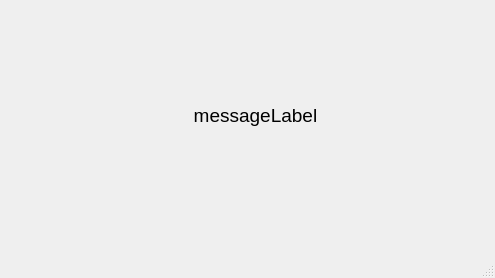
<?xml version="1.0" encoding="UTF-8"?>
<ui version="4.0">
 <class>MessageWindow</class>
 <widget class="QMainWindow" name="MessageWindow">
  <property name="geometry">
   <rect>
    <x>0</x>
    <y>0</y>
    <width>495</width>
    <height>278</height>
   </rect>
  </property>
  <property name="font">
   <font>
    <pointsize>14</pointsize>
   </font>
  </property>
  <property name="windowTitle">
   <string>MainWindow</string>
  </property>
  <widget class="QWidget" name="centralwidget">
   <widget class="QLabel" name="messageLabel">
    <property name="geometry">
     <rect>
      <x>90</x>
      <y>50</y>
      <width>331</width>
      <height>131</height>
     </rect>
    </property>
    <property name="text">
     <string>messageLabel</string>
    </property>
    <property name="alignment">
     <set>Qt::AlignCenter</set>
    </property>
   </widget>
  </widget>
  <widget class="QMenuBar" name="menubar">
   <property name="geometry">
    <rect>
     <x>0</x>
     <y>0</y>
     <width>495</width>
     <height>37</height>
    </rect>
   </property>
  </widget>
  <widget class="QStatusBar" name="statusbar"/>
 </widget>
 <resources/>
 <connections/>
</ui>
